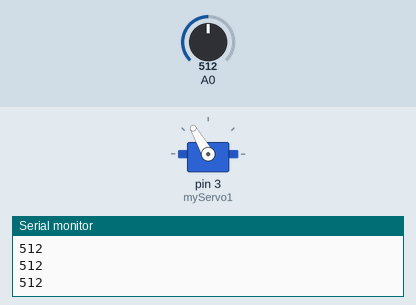
Recording of a sketch running on a simulated Arduino Uno, built with avr-gcc and run on an emulated ATmega328P. Shown: servo, the last lines printed to the serial monitor. The inputs (shaded band) are chosen by the test bench; at power-on: A0 = 512.

Above: at 1.2 s.
1.3 s: A0 set to 218
2.8 s: A0 set to 183
At 4.0 s:
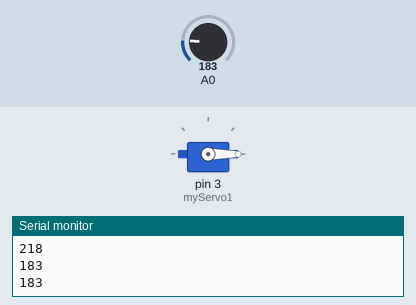
4.3 s: A0 set to 210
At 5.7 s:
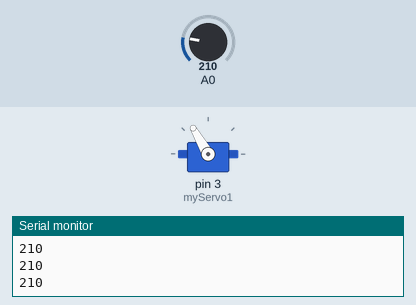
6.3 s: A0 set to 190
At 6.7 s:
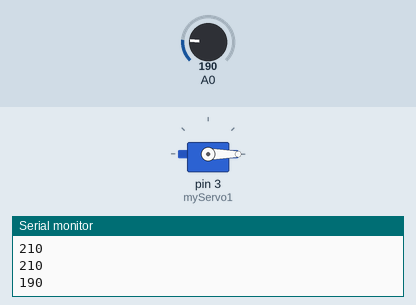
Timing chart, 0 to 8.8 s (numbered marks = the images above; inputs shaded):
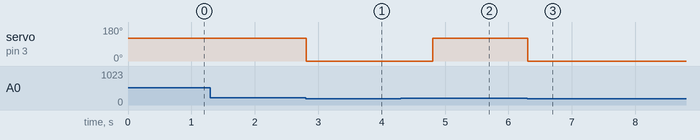

Measured:
- the behaviour switches between 201 and 200 on A0 (found by bisection; images 0 and 1)
- after the input at 2.8 s, servo on pin 3 (myServo1): 120° → 0° at once
- after the input at 4.3 s, servo on pin 3 (myServo1): 0° → 120° after 0.51 s
- after the input at 6.3 s, servo on pin 3 (myServo1): 120° → 0° at once

The sketch:

MyoMotion_REED.ino
```cpp
#include <Servo.h>

Servo myServo1;
// Servo myServo2;
// Servo myServo3;

void setup() {
  // put your setup code here, to run once:
  Serial.begin(9600);
myServo1.attach(3);
// myServo2.attach(5);
// myServo3.attach(9);

}

void loop() {
  // put your main code here, to run repeatedly:
  int reading = analogRead(0);
  Serial.println(reading);
  if (reading > 200){
  myServo1.write(120);
  // myServo2.write(120);
  // myServo3.write(120);
  //delay(1000);
  }
  else {
  myServo1.write(0);
  //   myServo2.write(0);
  // myServo3.write(0);

   delay(1000);
  }


}
```
